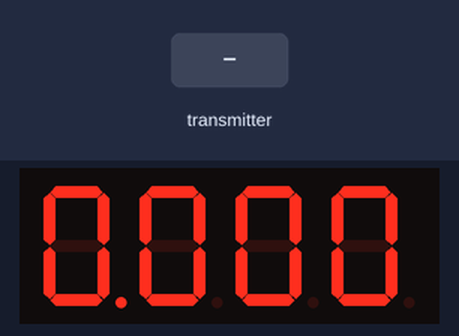
The sketch below on a simulated ESP8266 (NodeMCU). Parts: 4-digit seven-segment display. The test bench sets the inputs (shaded band). What the sketch prints to the serial monitor is not drawn.

Above: at 1.2 s.
1.3 s: the transmitter starts sending soilTemp = 25
At 2.7 s:
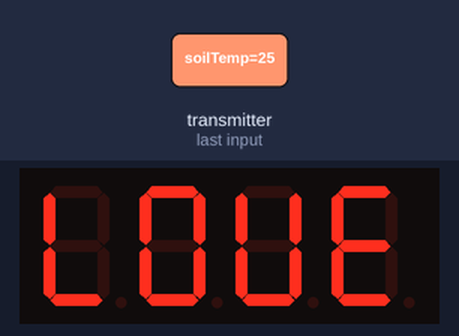
7.3 s: the transmitter starts sending soilTemp = 0
At 10.2 s:
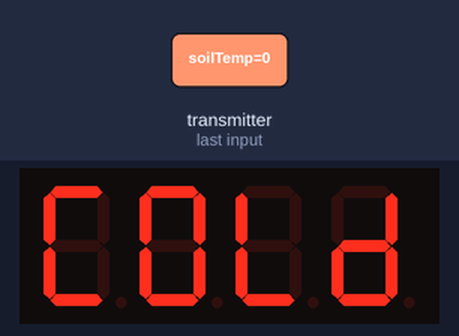
10.3 s: the transmitter starts sending soilMoisture = 50
At 12.9 s:
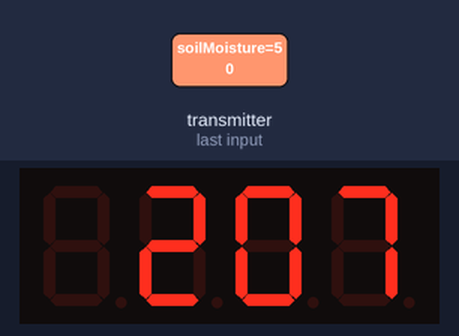
13.3 s: the transmitter starts sending soilTemp = 50
16.3 s: the transmitter starts sending soilMoisture = 0
At 20.28 s:
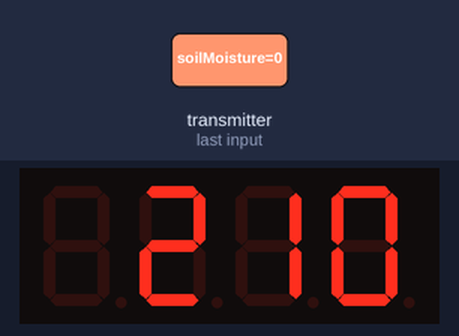
Timing chart, 0 to 20.3 s (numbered marks = the images above; inputs shaded):
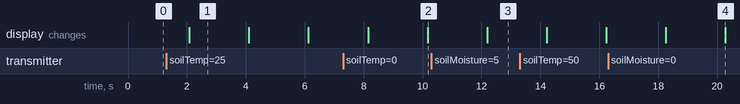

The sketch:

WiggleAlertDisplayMQTT.ino
```cpp
// https://how2electronics.com/interface-capacitive-soil-moisture-sensor-arduino/
// on calibration - https://makersportal.com/blog/2020/5/26/capacitive-soil-moisture-calibration-with-arduino

#include <ESP8266WiFi.h>
#include <espnow.h>
#include <TM1637TinyDisplay.h>

const int MIN_TEMP_WORM_BIN = 15;
const int MAX_TEMP_WORM_BIN = 30;
const int MIN_MOIST_PERCENTAGE_WORM_BIN = 60;
const int MAX_MOIST_PERCENTAGE_WORM_BIN = 85;

const int AIR_VALUE = 4000;   // Value when sensor is dry
const int WATER_VALUE = 2100;  // Value when sensor emerged in water
int soilMoistureValue = 0;
int soilMoisturePercent = 0;

// Structure to receive data
typedef struct struct_message {
  float soilTemp;
  float soilMoisture;
} struct_message;

// Create a struct_message called myData
struct_message myData;

uint8_t  fixedAddress[]      = {0xe6, 0x66, 0x9f, 0xa5, 0x6e, 0xe9}; // locally managed macAddress

// Define Digital Pins LED Display
#define CLK D2
#define DIO D3

TM1637TinyDisplay display(CLK, DIO);

/* ############################ Setup ############################################ */

void setup() {

  Serial.begin(115200);
  WiFi.disconnect();
  WiFi.mode(WIFI_STA);
  wifi_set_macaddr(STATION_IF, &fixedAddress[0]);
  if (esp_now_init() != 0) {
    delay(1000);
    ESP.restart();
  }
  esp_now_set_self_role(ESP_NOW_ROLE_SLAVE);
  esp_now_register_recv_cb(OnDataRecv);

  // Initialize Display
  display.begin();

}

/* ############################ Loop ############################################# */

void loop() {
  // TEMP message
  display.showNumber(myData.soilTemp);
  delay(2000);

  if (myData.soilTemp > MAX_TEMP_WORM_BIN) {
    display.showString("HOT");
  } else if (myData.soilTemp < MIN_TEMP_WORM_BIN) {
    display.showString("COLD");
  } else {
    display.showString("LOVE");
  }
  delay(2000);

  // MOIST message
  Serial.println("soilMoisture");
  Serial.println(myData.soilMoisture);
  soilMoisturePercent = map(myData.soilMoisture, AIR_VALUE, WATER_VALUE, 0, 100);
  display.showNumber(soilMoisturePercent);
  delay(2000);

  if (soilMoisturePercent > MAX_MOIST_PERCENTAGE_WORM_BIN) {
    display.showString("WET");
  } else if (soilMoisturePercent < MIN_MOIST_PERCENTAGE_WORM_BIN) {
    display.showString("DRY");
  } else {
    display.showString("LOVE");
  }
  delay(2000);
}

void OnDataRecv(uint8_t *mac_addr, uint8_t *incomingData, uint8_t len) {
  memcpy(&myData, incomingData, sizeof(myData));

  Serial.write(incomingData, len);
  Serial.write('\n');
}
```

Measured:
- after the input at 1.3 s, the display: changes after 0.78 s (image 1)
- after the input at 10.3 s, the display: changes after 1.9 s (image 3)
- what the display in image 1 shows lasts 2.0 s, from 2.1 s to 4.1 s
